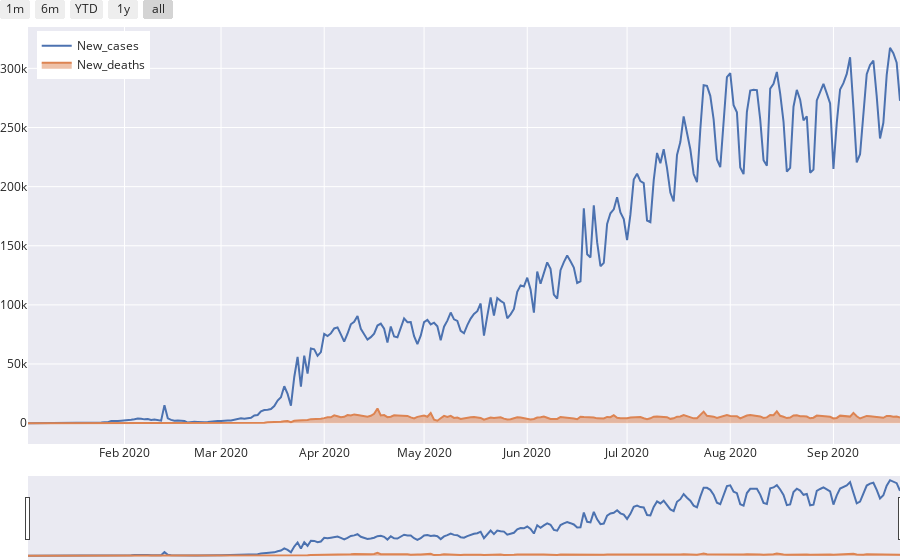

Notebook code for this chart:
### Markdown cell above
## 세계 확진자 / 사망자 추세
  
<br/>  
- 2020-09-21 기준
- plotly.graph_objects.Scatter
  
<br/>  
- New_cases : 세계 신규 확진자
- New_deaths : 코로나 바이러스로 인한 세계 신규 사망자

### Code cell
import pandas as pd
import plotly.graph_objects as go

covid_world = pd.read_csv("c:/data/covid_world.csv")
layout = go.Layout(template="seaborn")
fig = go.Figure(layout= layout)
fig.add_trace(go.Scatter(x = covid_world['Date_reported'], y = covid_world['New_cases'],
                        name = 'New_cases'))
fig.add_trace(go.Scatter(x = covid_world['Date_reported'], y = covid_world['New_deaths'], 
                        name = 'New_deaths', fill='tozeroy'))
fig.update_layout(legend_title = None, xaxis_title=None, yaxis_title=None,
                  margin=dict(l=0, r=0, t=0, b=0))
fig.update_layout(legend=dict(
    yanchor="top",
    y=0.99,
    xanchor="left",
    x=0.01
))
fig.update_layout(
    xaxis=dict(
        rangeselector=dict(
            buttons=list([
                dict(count=1,
                     label="1m",
                     step="month",
                     stepmode="backward"),
                dict(count=6,
                     label="6m",
                     step="month",
                     stepmode="backward"),
                dict(count=1,
                     label="YTD",
                     step="year",
                     stepmode="todate"),
                dict(count=1,
                     label="1y",
                     step="year",
                     stepmode="backward"),
                dict(step="all")
            ])
        ),
        rangeslider=dict(
            visible=True
        ),
        type="date"
    )
)
fig.show()

### Figure 1 — Plotly figure (JSON) as saved in the notebook; plotly's stock layout.template omitted (floating-point values rounded to 4 significant figures; data arrays with more than 128 entries replaced by an {"elided": "..."} marker saying what was removed)
{"data": [{"name": "New_cases", "type": "scatter", "x": {"elided": "263 str values"}, "y": {"elided": "263 int values"}}, {"fill": "tozeroy", "name": "New_deaths", "type": "scatter", "x": {"elided": "263 str values"}, "y": {"elided": "263 int values"}}], "layout": {"legend": {"title": {}, "x": 0.01, "xanchor": "left", "y": 0.99, "yanchor": "top"}, "margin": {"b": 0, "l": 0, "r": 0, "t": 0}, "xaxis": {"rangeselector": {"buttons": [{"count": 1, "label": "1m", "step": "month", "stepmode": "backward"}, {"count": 6, "label": "6m", "step": "month", "stepmode": "backward"}, {"count": 1, "label": "YTD", "step": "year", "stepmode": "todate"}, {"count": 1, "label": "1y", "step": "year", "stepmode": "backward"}, {"step": "all"}]}, "rangeslider": {"visible": true}, "title": {}, "type": "date"}, "yaxis": {"title": {}}}}
